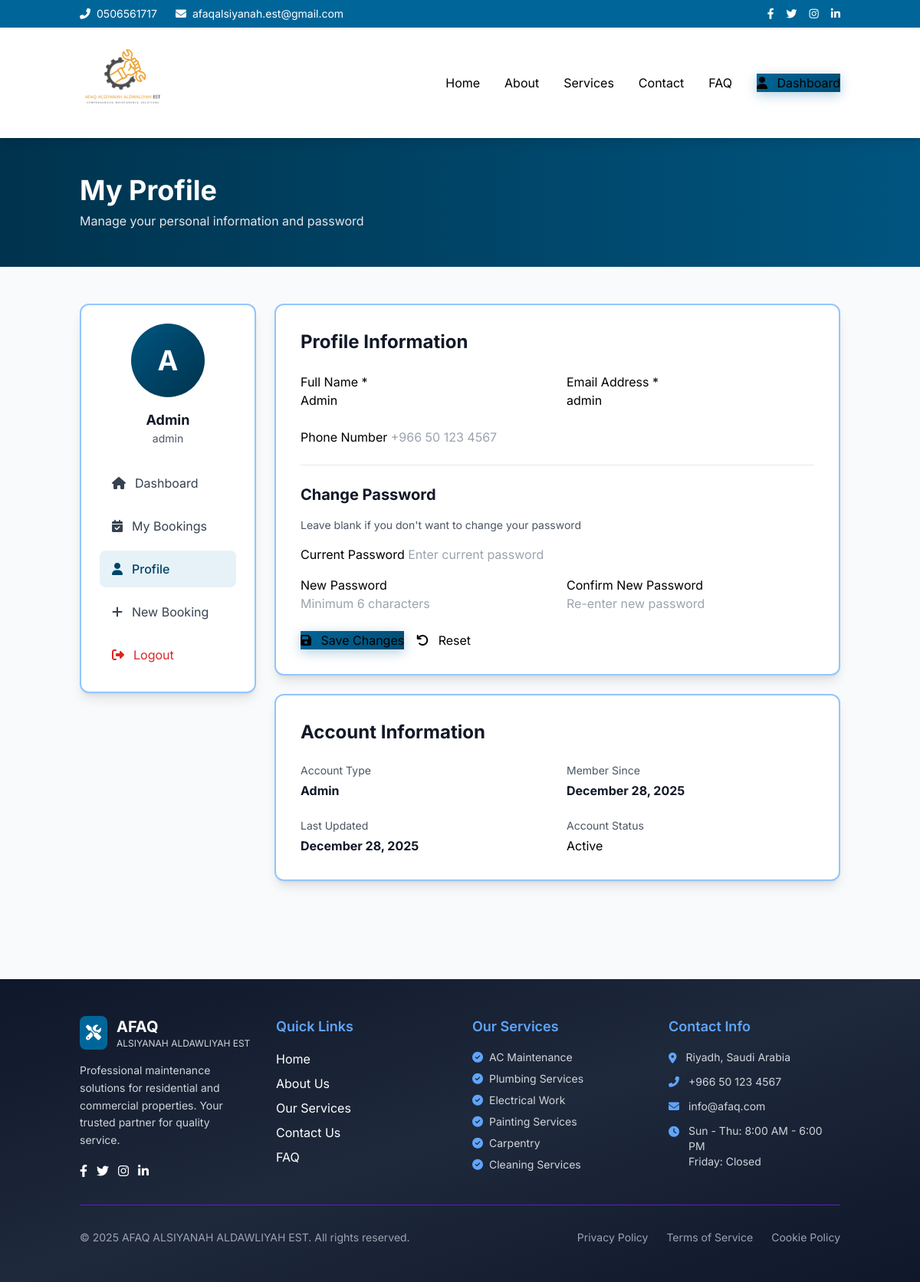
Screenshot of /user/profile.php (signed in) with the database file from the repository.
### tables this page shows
CREATE TABLE IF NOT EXISTS users (
    id INT AUTO_INCREMENT PRIMARY KEY,
    name VARCHAR(255) NOT NULL,
    email VARCHAR(255) UNIQUE NOT NULL,
    password VARCHAR(255) NOT NULL,
    phone VARCHAR(50),
    role ENUM('admin', 'user', 'technician') DEFAULT 'user',
    avatar VARCHAR(255),
    created_at TIMESTAMP DEFAULT CURRENT_TIMESTAMP,
    updated_at TIMESTAMP DEFAULT CURRENT_TIMESTAMP ON UPDATE CURRENT_TIMESTAMP,
    INDEX idx_email (email),
    INDEX idx_role (role)
);

### includes/auth.php (called while the page is built, shortened)
<?php
require_once 'database.php';
class Auth {
    public static function isLoggedIn() {
        return isset($_SESSION['user_id']) &&
               isset($_SESSION['user_role']) &&
               isset($_SESSION['is_logged_in']) &&
               $_SESSION['is_logged_in'] === true;
    }
    public static function getUser() {
        return [
            'id' => $_SESSION['user_id'],
            'name' => $_SESSION['user_name'],
            'email' => $_SESSION['user_email'],
            'role' => $_SESSION['user_role']
        ];
    }
}
function getUser() {
    return Auth::getUser();
}
?>

### includes/database.php (called while the page is built, shortened)
<?php
class Database {
    private static $instance = null;
    private $conn;
    private function __construct() {
        try {
            $this->conn = new mysqli(DB_HOST, DB_USER, DB_PASS, DB_NAME);
            $this->conn->set_charset("utf8mb4");
        } catch (Exception $e) {
            die("Database connection error: " . $e->getMessage());
        }
    }
    public static function getInstance() {
        if (self::$instance === null) {
            self::$instance = new Database();
        }
        return self::$instance;
    }
    public function query($sql, $params = []) {
        $stmt = $this->conn->prepare($sql);
        if (!empty($params)) {
            $types = '';
            $values = [];
            foreach ($params as $param) {
                if (is_int($param)) {
                    $types .= 'i';
                } elseif (is_float($param)) {
                    $types .= 'd';
                } else {
                    $types .= 's';
                }
                $values[] = $param;
            }
            $stmt->bind_param($types, ...$values);
        }
        $stmt->execute();
        return $stmt;
    }
    public function fetchOne($sql, $params = []) {
        $stmt = $this->query($sql, $params);
        $result = $stmt->get_result();
        return $result->fetch_assoc();
    }
}
?>

### user/profile.php (the view, shortened to what this page needs)
<?php
require_once __DIR__ . '/../includes/header.php';
require_once __DIR__ . '/../includes/database.php';
$db = Database::getInstance();
$user = getUser();
$userDetails = $db->fetchOne("SELECT * FROM users WHERE id = ?", [$user['id']]);
?>
<section class="bg-gradient-to-r from-primary-800 to-primary-600 text-white py-12">
    <div class="container mx-auto px-4">
        <h1 class="text-3xl md:text-4xl font-bold mb-2">My Profile</h1>
        <p class="text-gray-200">Manage your personal information and password</p>
    </div>
</section>
<section class="py-12">
    <div class="container mx-auto px-4">
        <div class="grid lg:grid-cols-4 gap-6">
            <div class="lg:col-span-1">
                <div class="bg-white rounded-xl border-2 border-blue-300 shadow-lg p-6">
                    <div class="text-center mb-6">
                        <div class="w-24 h-24 bg-gradient-to-br from-primary-600 to-primary-800 rounded-full flex items-center justify-center mx-auto mb-4">
                            <span class="text-white text-4xl font-bold"><?= substr($user['name'], 0, 1) ?></span>
                        </div>
                        <h3 class="font-bold text-gray-900 text-lg"><?= htmlspecialchars($user['name']) ?></h3>
                        <p class="text-sm text-gray-600"><?= htmlspecialchars($user['email']) ?></p>
                    </div>
                    <nav class="space-y-2">
                        <a href="<?= SITE_URL ?>/user/dashboard.php" class="flex items-center px-4 py-3 text-gray-700 hover:bg-gray-50 rounded-lg">
                            <i class="fas fa-home mr-3"></i> Dashboard
                        </a>
                        <a href="<?= SITE_URL ?>/user/bookings.php" class="flex items-center px-4 py-3 text-gray-700 hover:bg-gray-50 rounded-lg">
                            <i class="fas fa-calendar-check mr-3"></i> My Bookings
                        </a>
                        <a href="<?= SITE_URL ?>/user/profile.php" class="flex items-center px-4 py-3 bg-primary-50 text-primary-700 rounded-lg font-medium">
                            <i class="fas fa-user mr-3"></i> Profile
                        </a>
                        <a href="<?= SITE_URL ?>/booking.php" class="flex items-center px-4 py-3 text-gray-700 hover:bg-gray-50 rounded-lg">
                            <i class="fas fa-plus mr-3"></i> New Booking
                        </a>
                        <a href="<?= SITE_URL ?>/user/logout.php" class="flex items-center px-4 py-3 text-red-600 hover:bg-red-50 rounded-lg">
                            <i class="fas fa-sign-out-alt mr-3"></i> Logout
                        </a>
                    </nav>
                </div>
            </div>
            <div class="lg:col-span-3">
                <div class="bg-white rounded-xl border-2 border-blue-300 shadow-lg p-8 mb-6">
                    <h2 class="text-2xl font-bold text-gray-900 mb-6">Profile Information</h2>
                    <form method="POST" class="space-y-6">
                        <div class="grid md:grid-cols-2 gap-6">
                            <div class="form-group">
                                <label for="name" class="form-label">Full Name *</label>
                                <input type="text" id="name" name="name" required
                                       class="form-input"
                                       value="<?= htmlspecialchars($userDetails['name']) ?>">
                            </div>
                            <div class="form-group">
                                <label for="email" class="form-label">Email Address *</label>
                                <input type="email" id="email" name="email" required
                                       class="form-input"
                                       value="<?= htmlspecialchars($userDetails['email']) ?>">
                            </div>
                        </div>
                        <div class="form-group">
                            <label for="phone" class="form-label">Phone Number</label>
                            <input type="tel" id="phone" name="phone"
                                   class="form-input"
                                   placeholder="+966 50 123 4567"
                                   value="<?= htmlspecialchars($userDetails['phone'] ?? '') ?>">
                        </div>
                        <div class="pt-6 border-t">
                            <h3 class="text-xl font-bold text-gray-900 mb-4">Change Password</h3>
                            <p class="text-sm text-gray-600 mb-4">Leave blank if you don't want to change your password</p>
                            <div class="space-y-4">
                                <div class="form-group">
                                    <label for="current_password" class="form-label">Current Password</label>
                                    <input type="password" id="current_password" name="current_password"
                                           class="form-input"
                                           placeholder="Enter current password">
                                </div>
                                <div class="grid md:grid-cols-2 gap-6">
                                    <div class="form-group">
                                        <label for="new_password" class="form-label">New Password</label>
                                        <input type="password" id="new_password" name="new_password"
                                               class="form-input"
                                               placeholder="Minimum 6 characters">
                                    </div>
                                    <div class="form-group">
                                        <label for="confirm_password" class="form-label">Confirm New Password</label>
                                        <input type="password" id="confirm_password" name="confirm_password"
                                               class="form-input"
                                               placeholder="Re-enter new password">
                                    </div>
                                </div>
                            </div>
                        </div>
                        <div class="flex gap-4">
                            <button type="submit" class="btn-primary">
                                <i class="fas fa-save mr-2"></i> Save Changes
                            </button>
                            <button type="reset" class="btn-outline">
                                <i class="fas fa-undo mr-2"></i> Reset
                            </button>
                        </div>
                    </form>
                </div>
                <div class="bg-white rounded-xl border-2 border-blue-300 shadow-lg p-8">
                    <h2 class="text-2xl font-bold text-gray-900 mb-6">Account Information</h2>
                    <div class="grid md:grid-cols-2 gap-6">
                        <div>
                            <p class="text-sm text-gray-600 mb-1">Account Type</p>
                            <p class="font-bold text-gray-900 capitalize"><?= htmlspecialchars($userDetails['role']) ?></p>
                        </div>
                        <div>
                            <p class="text-sm text-gray-600 mb-1">Member Since</p>
                            <p class="font-bold text-gray-900">
                                <?= date('F d, Y', strtotime($userDetails['created_at'])) ?>
                            </p>
                        </div>
                        <div>
                            <p class="text-sm text-gray-600 mb-1">Last Updated</p>
                            <p class="font-bold text-gray-900">
                                <?= date('F d, Y', strtotime($userDetails['updated_at'])) ?>
                            </p>
                        </div>
                        <div>
                            <p class="text-sm text-gray-600 mb-1">Account Status</p>
                            <span class="badge badge-confirmed">Active</span>
                        </div>
                    </div>
                </div>
            </div>
        </div>
    </div>
</section>
<?php require_once __DIR__ . '/../includes/footer.php'; ?>

### assets/css/style.css (style rules this page uses)
.btn-primary { background: linear-gradient(135deg, #006699 0%, #004d73 100%); @apply text-white px-6 py-2.5 rounded-lg hover:shadow-xl transition font-medium inline-flex items-center justify-center; box-shadow: 0 4px 15px rgba(0, 102, 153, 0.3); }
.btn-outline { @apply border-2 border-[#006699] text-[#006699] px-6 py-2.5 rounded-lg hover:bg-[#006699] hover:text-white transition font-medium inline-flex items-center justify-center; }
.form-input { @apply w-full px-4 py-3 border border-gray-300 rounded-lg focus:ring-2 focus:ring-blue-500 focus:border-transparent transition; }
.form-label { @apply block text-sm font-medium text-gray-700 mb-2; }
.form-group { @apply mb-4; }

### includes/header.php (style rules this page uses)
body { font-family: 'Inter', sans-serif; }

### rows the page displays
users: name "A", name "Admin", email "admin", role "Admin", created_at "December 28, 2025", updated_at "December 28, 2025"
